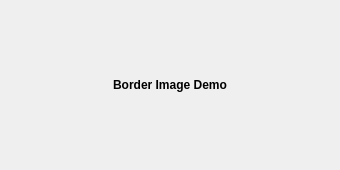
<?xml version="1.0" encoding="UTF-8"?>
<ui version="4.0">
 <class>FillModeWidget</class>
 <widget class="QWidget" name="FillModeWidget">
  <property name="geometry">
   <rect>
    <x>0</x>
    <y>0</y>
    <width>340</width>
    <height>170</height>
   </rect>
  </property>
  <property name="windowTitle">
   <string>Repeat-Round</string>
  </property>
  <property name="styleSheet">
   <string notr="true">.QLabel {
    border-width: 27px;
    border-image: url(:/img/repeat-round.png) 27 27 repeat round;
}</string>
  </property>
  <layout class="QGridLayout" name="gridLayout">
   <item row="0" column="0">
    <widget class="QLabel" name="label">
     <property name="font">
      <font>
       <weight>75</weight>
       <bold>true</bold>
      </font>
     </property>
     <property name="text">
      <string>Border Image Demo</string>
     </property>
     <property name="alignment">
      <set>Qt::AlignCenter</set>
     </property>
    </widget>
   </item>
  </layout>
 </widget>
 <resources/>
 <connections/>
</ui>
